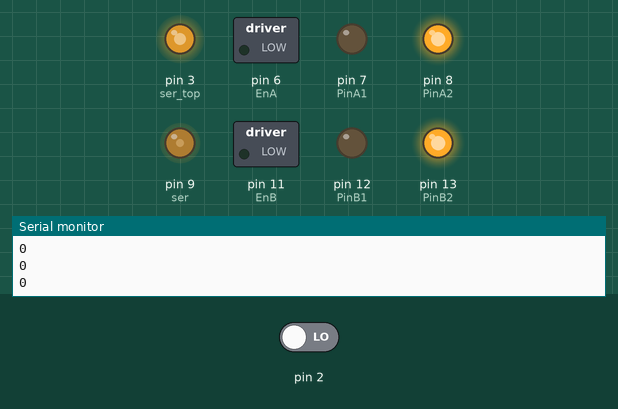
Simulated run of this sketch. Board: Arduino Uno, built with avr-gcc and run on an emulated ATmega328P. Shown: switched loads named in the sketch (green lamp = pin HIGH), output pins drawn as LEDs (lit = HIGH), the last lines printed to the serial monitor. Inputs (shaded band) come from the test bench; at power-on: pin 2 LOW.

Above: at 13.7 s.
13.8 s: pin 2 driven HIGH
At 16.9 s:
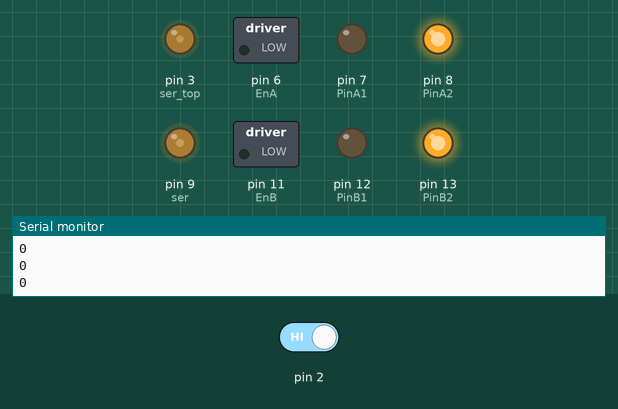
At 20.0 s:
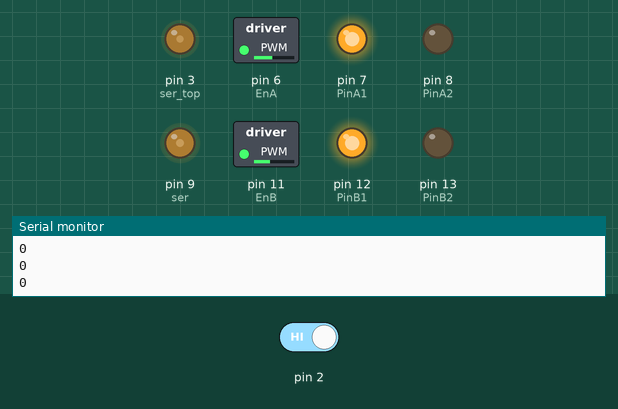
20.7 s: pin 2 driven LOW
At 22.4 s:
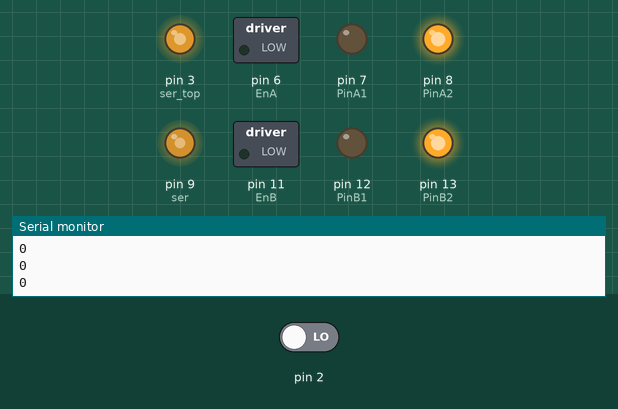
Timing chart, 0 to 33.6 s (numbered marks = the images above; inputs shaded):
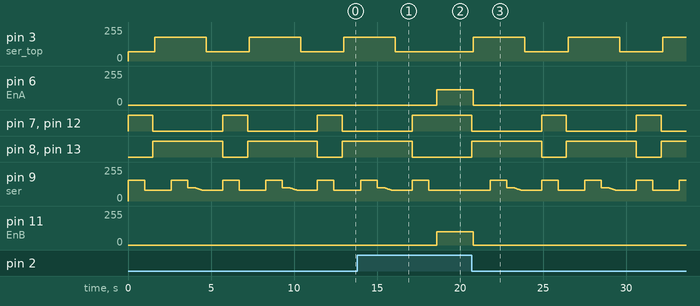

The sketch:

TESTARMS.ino
```cpp
int ser_top = 3 ;
int ser = 9;
int i =0 ;
int up = 155;
int down = 80;
int on = 70;
int off = 180;
int EnA= 6;
int EnB=11;
int PinA1 = 7;
int  PinA2 = 8;
int  PinB1 = 12;
int PinB2 = 13;
int speed_motor ;
int start = 12;


void setup() {

pinMode(2,INPUT);
pinMode(EnA,OUTPUT);
pinMode(EnB,OUTPUT);
pinMode(PinA1 ,OUTPUT);
pinMode(PinA2,OUTPUT);
pinMode(PinB1,OUTPUT);
pinMode(PinB2,OUTPUT);

pinMode(ser_top,OUTPUT);
pinMode(ser,OUTPUT);
  Serial.begin(9600);       //Enable Serial Communications

}

void loop() {
  int go = digitalRead(start);
  Serial.println(go);
////  if(go==1){
// analogWrite(EnA,150);
//  analogWrite(EnB,150);
  digitalWrite(PinA1 ,HIGH);
   digitalWrite(PinA2,LOW);
    digitalWrite(PinB1,HIGH);
   digitalWrite(PinB2,LOW);
analogWrite(ser,up);
analogWrite(ser_top,on);
delay(1000);
analogWrite(ser,down);
delay(500);
while(digitalRead(2)!=0){
  analogWrite(EnA,100+15);
  analogWrite(EnB,100);
}
digitalWrite(PinA1 ,LOW);
   digitalWrite(PinA2,HIGH);
    digitalWrite(PinB1,LOW);
   digitalWrite(PinB2,HIGH);
   delay(100);
analogWrite(EnA,0);
  analogWrite(EnB,0);
analogWrite(ser_top,off);
delay(1000);
analogWrite(ser,up);
delay(1000);
analogWrite(ser,down+20);
delay(400);
int i = down+20;
while(i>down){
  analogWrite(ser,i);
  i--;
  delay(25);
}
analogWrite(ser,down);
delay(200);
analogWrite(ser_top,on);
delay(1000);
//analogWrite(3,off);
go = 0;
//}
//else{
//
// analogWrite(EnA,0);
//  analogWrite(EnB,0);
//    Serial.println(go);
//}
}
void motor(){

}
```

Measured:
- after the input at 13.8 s, pin 3 (ser_top): goes on until 16.1 s, then stays 70/255; pin 6 (EnA): 0/255 → 115/255 after 4.8 s; pin 7 (PinA1), pin 12 (PinB1): goes on until 17.1 s, then stays HIGH; pin 8 (PinA2), pin 13 (PinB2): goes on until 17.1 s, then stays LOW; pin 9 (ser): goes on until 18.1 s, then stays 80/255
- after the input at 20.7 s, pin 3 (ser_top): alternates 180/255 for 3.1 s and 70/255 for 2.6 s, starting after 0.10 s; pin 6 (EnA): 115/255 → 0/255 after 0.10 s
- by itself, pin 3 (ser_top): repeats every 5.7 s: 180/255 3.1 s, 70/255 2.6 s
- by itself, pin 7 (PinA1), pin 12 (PinB1): alternates HIGH for 1.5 s and LOW for 4.2 s
- by itself, pin 8 (PinA2), pin 13 (PinB2): alternates HIGH for 4.2 s and LOW for 1.5 s
- by itself, pin 9 (ser): moves between 80/255 and 155/255, repeating every 5.7 s
